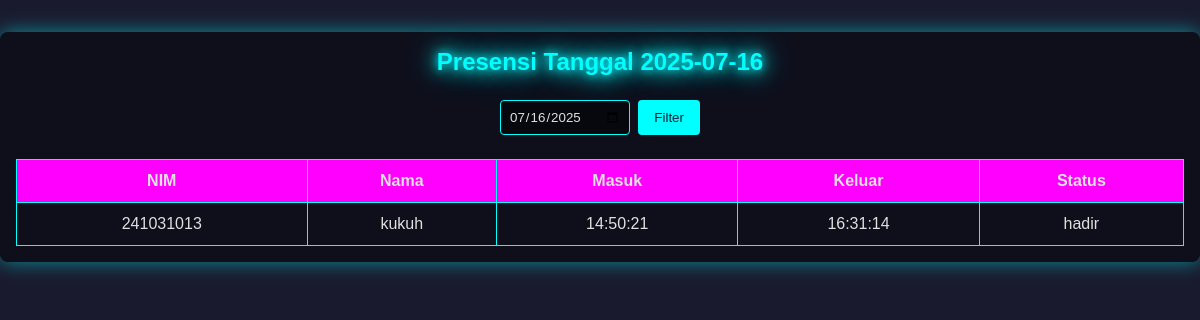
Screenshot of /presensi_admin.php?tanggal=2025-07-16 (signed in) with the database file from the repository.
### tables this page shows
CREATE TABLE `presensi` (
  `id` int(11) NOT NULL,
  `nim` varchar(20) NOT NULL,
  `tanggal` date NOT NULL,
  `waktu_masuk` time DEFAULT NULL,
  `waktu_keluar` time DEFAULT NULL,
  `status` enum('hadir','izin','sakit','alfa') DEFAULT 'hadir',
  `created_at` timestamp NOT NULL DEFAULT current_timestamp()
);

CREATE TABLE `mahasiswa` (
  `nim` varchar(20) NOT NULL,
  `nama` varchar(100) NOT NULL,
  `tempat` text DEFAULT NULL,
  `pk` enum('laki-laki','perempuan') DEFAULT NULL,
  `created_at` timestamp NOT NULL DEFAULT current_timestamp()
);

### presensi_admin.php (the view, shortened to what this page needs)
<?php
include 'koneksi.php';
$tanggal = isset($_GET['tanggal']) ? $_GET['tanggal'] : date('Y-m-d');
$query = "SELECT m.nim, m.nama, p.tanggal, p.waktu_masuk, p.waktu_keluar, p.status
          FROM presensi p JOIN mahasiswa m ON p.nim = m.nim
          WHERE p.tanggal = '$tanggal' ORDER BY p.waktu_masuk DESC";
$data = mysqli_query($koneksi, $query);
?>
<!DOCTYPE html>
<html lang="id">
<head>
</head>
<body>
<div class="dashboard">
    <h2>Presensi Tanggal <?= $tanggal ?></h2>
    <form method="GET">
        <input type="date" name="tanggal" value="<?= $tanggal ?>">
        <button type="submit" class="button">Filter</button>
    </form>
    <table>
        <thead>
            <tr><th>NIM</th><th>Nama</th><th>Masuk</th><th>Keluar</th><th>Status</th></tr>
        </thead>
        <tbody>
            <?php while($row = mysqli_fetch_assoc($data)): ?>
                <tr>
                    <td><?= $row['nim'] ?></td>
                    <td><?= $row['nama'] ?></td>
                    <td><?= $row['waktu_masuk'] ?></td>
                    <td><?= $row['waktu_keluar'] ?: '-' ?></td>
                    <td><?= $row['status'] ?></td>
                </tr>
            <?php endwhile; ?>
        </tbody>
    </table>
</div>
</body>

### presensi_admin.php (style rules this page uses)
:root { --primary-neon: #00ffff; --secondary-neon: #ff00ff; --dark-bg: #1a1a2e; --darker-bg: #0f0f1a; --light-text: #e0e0e0; --card-bg: rgba(10, 10, 20, 0.7); --glow-strength: 0 0 10px, 0 0 20px, 0 0 30px; }
* { margin: 0; padding: 0; box-sizing: border-box; font-family: 'Orbitron', sans-serif; }
body { background-color: var(--dark-bg); color: var(--light-text); }
.dashboard { max-width: 1200px; margin: 2rem auto; padding: 1rem; background: var(--card-bg); border-radius: 8px; box-shadow: 0 0 20px rgba(0, 255, 255, 0.5); }
.dashboard h2 { text-align: center; color: var(--primary-neon); margin-bottom: 1.5rem; text-shadow: var(--glow-strength) var(--primary-neon); }
form { display: flex; justify-content: center; margin-bottom: 1.5rem; }
form input[type="date"] { padding: 0.5rem; border: 1px solid var(--primary-neon); border-radius: 4px; background: rgba(0, 0, 0, 0.5); color: var(--light-text); margin-right: 0.5rem; transition: border-color 0.3s, box-shadow 0.3s; }
form .button { background-color: var(--primary-neon); color: var(--dark-bg); padding: 0.5rem 1rem; border-radius: 4px; border: none; cursor: pointer; transition: background-color 0.3s, transform 0.3s; }
table { width: 100%; border-collapse: collapse; margin-top: 1rem; }
table thead { background-color: var(--secondary-neon); }
table th, table td { padding: 0.75rem; text-align: center; border: 1px solid var(--primary-neon); }
table th { color: var(--light-text); }
table td { color: var(--light-text); }

### rows the page displays
presensi: nim.nim "241031013", nim.nama "kukuh", waktu_masuk "14:50:21", waktu_keluar "16:31:14", status "hadir"

### other values shown
$tanggal "2025-07-16"
